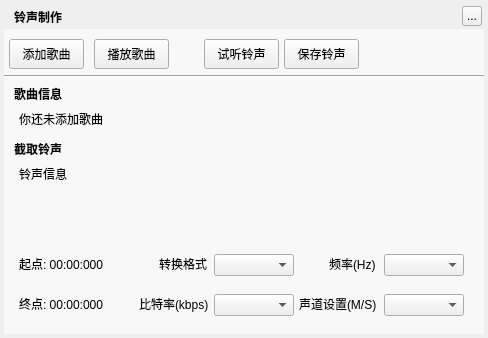
<?xml version="1.0" encoding="UTF-8"?>
<ui version="4.0">
 <class>MusicSongRingtoneMaker</class>
 <widget class="QWidget" name="MusicSongRingtoneMaker">
  <property name="geometry">
   <rect>
    <x>0</x>
    <y>0</y>
    <width>488</width>
    <height>338</height>
   </rect>
  </property>
  <property name="windowTitle">
   <string>铃声制作</string>
  </property>
  <widget class="QLabel" name="background">
   <property name="geometry">
    <rect>
     <x>4</x>
     <y>4</y>
     <width>480</width>
     <height>330</height>
    </rect>
   </property>
   <property name="text">
    <string/>
   </property>
  </widget>
  <widget class="QLabel" name="topTitleName">
   <property name="geometry">
    <rect>
     <x>14</x>
     <y>4</y>
     <width>100</width>
     <height>25</height>
    </rect>
   </property>
   <property name="styleSheet">
    <string notr="true">color:&quot;#FFFFFF&quot;;font-weight:bold</string>
   </property>
   <property name="text">
    <string>铃声制作</string>
   </property>
  </widget>
  <widget class="QToolButton" name="topTitleCloseButton">
   <property name="geometry">
    <rect>
     <x>462</x>
     <y>6</y>
     <width>20</width>
     <height>20</height>
    </rect>
   </property>
   <property name="text">
    <string>...</string>
   </property>
  </widget>
  <widget class="QWidget" name="backgroundMask" native="true">
   <property name="geometry">
    <rect>
     <x>4</x>
     <y>29</y>
     <width>480</width>
     <height>305</height>
    </rect>
   </property>
   <property name="styleSheet">
    <string notr="true">background:rgba(255,255,255,150);</string>
   </property>
  </widget>
  <widget class="Line" name="line">
   <property name="geometry">
    <rect>
     <x>4</x>
     <y>74</y>
     <width>480</width>
     <height>5</height>
    </rect>
   </property>
   <property name="orientation">
    <enum>Qt::Horizontal</enum>
   </property>
  </widget>
  <widget class="QPushButton" name="addSongButton">
   <property name="geometry">
    <rect>
     <x>9</x>
     <y>39</y>
     <width>75</width>
     <height>30</height>
    </rect>
   </property>
   <property name="text">
    <string>添加歌曲</string>
   </property>
  </widget>
  <widget class="QPushButton" name="playSongButton">
   <property name="geometry">
    <rect>
     <x>94</x>
     <y>39</y>
     <width>75</width>
     <height>30</height>
    </rect>
   </property>
   <property name="text">
    <string>播放歌曲</string>
   </property>
  </widget>
  <widget class="QPushButton" name="playRingButton">
   <property name="geometry">
    <rect>
     <x>204</x>
     <y>39</y>
     <width>75</width>
     <height>30</height>
    </rect>
   </property>
   <property name="text">
    <string>试听铃声</string>
   </property>
  </widget>
  <widget class="QLabel" name="songLabel">
   <property name="geometry">
    <rect>
     <x>14</x>
     <y>84</y>
     <width>200</width>
     <height>20</height>
    </rect>
   </property>
   <property name="styleSheet">
    <string notr="true">font-weight:bold</string>
   </property>
   <property name="text">
    <string>歌曲信息</string>
   </property>
  </widget>
  <widget class="QLabel" name="songLabelValue">
   <property name="geometry">
    <rect>
     <x>19</x>
     <y>109</y>
     <width>450</width>
     <height>20</height>
    </rect>
   </property>
   <property name="text">
    <string>你还未添加歌曲</string>
   </property>
  </widget>
  <widget class="QLabel" name="ringLabel">
   <property name="geometry">
    <rect>
     <x>14</x>
     <y>139</y>
     <width>200</width>
     <height>20</height>
    </rect>
   </property>
   <property name="styleSheet">
    <string notr="true">font-weight:bold</string>
   </property>
   <property name="text">
    <string>截取铃声</string>
   </property>
  </widget>
  <widget class="QLabel" name="ringLabelValue">
   <property name="geometry">
    <rect>
     <x>19</x>
     <y>164</y>
     <width>450</width>
     <height>20</height>
    </rect>
   </property>
   <property name="text">
    <string>铃声信息</string>
   </property>
  </widget>
  <widget class="QLabel" name="startTimeLabel">
   <property name="geometry">
    <rect>
     <x>19</x>
     <y>254</y>
     <width>100</width>
     <height>20</height>
    </rect>
   </property>
   <property name="text">
    <string>起点: 00:00:000</string>
   </property>
  </widget>
  <widget class="QLabel" name="stopTimeLabel">
   <property name="geometry">
    <rect>
     <x>19</x>
     <y>294</y>
     <width>100</width>
     <height>20</height>
    </rect>
   </property>
   <property name="text">
    <string>终点: 00:00:000</string>
   </property>
  </widget>
  <widget class="QLabel" name="label_7">
   <property name="geometry">
    <rect>
     <x>139</x>
     <y>294</y>
     <width>75</width>
     <height>20</height>
    </rect>
   </property>
   <property name="text">
    <string>比特率(kbps)</string>
   </property>
  </widget>
  <widget class="QComboBox" name="msCombo">
   <property name="geometry">
    <rect>
     <x>384</x>
     <y>294</y>
     <width>80</width>
     <height>22</height>
    </rect>
   </property>
  </widget>
  <widget class="QComboBox" name="kbpsCombo">
   <property name="geometry">
    <rect>
     <x>214</x>
     <y>294</y>
     <width>80</width>
     <height>22</height>
    </rect>
   </property>
  </widget>
  <widget class="QLabel" name="label_8">
   <property name="geometry">
    <rect>
     <x>299</x>
     <y>294</y>
     <width>81</width>
     <height>20</height>
    </rect>
   </property>
   <property name="text">
    <string>声道设置(M/S)</string>
   </property>
  </widget>
  <widget class="QComboBox" name="formatCombo">
   <property name="geometry">
    <rect>
     <x>214</x>
     <y>254</y>
     <width>80</width>
     <height>22</height>
    </rect>
   </property>
  </widget>
  <widget class="QLabel" name="label_9">
   <property name="geometry">
    <rect>
     <x>159</x>
     <y>254</y>
     <width>51</width>
     <height>20</height>
    </rect>
   </property>
   <property name="text">
    <string>转换格式</string>
   </property>
  </widget>
  <widget class="QComboBox" name="hzCombo">
   <property name="geometry">
    <rect>
     <x>384</x>
     <y>254</y>
     <width>80</width>
     <height>22</height>
    </rect>
   </property>
  </widget>
  <widget class="QLabel" name="label_10">
   <property name="geometry">
    <rect>
     <x>329</x>
     <y>254</y>
     <width>51</width>
     <height>20</height>
    </rect>
   </property>
   <property name="text">
    <string>频率(Hz)</string>
   </property>
  </widget>
  <widget class="MusicCutSliderWidget" name="cutSliderWidget" native="true">
   <property name="geometry">
    <rect>
     <x>24</x>
     <y>189</y>
     <width>440</width>
     <height>55</height>
    </rect>
   </property>
  </widget>
  <widget class="QPushButton" name="saveSongButton">
   <property name="geometry">
    <rect>
     <x>284</x>
     <y>39</y>
     <width>75</width>
     <height>30</height>
    </rect>
   </property>
   <property name="text">
    <string>保存铃声</string>
   </property>
  </widget>
  <zorder>background</zorder>
  <zorder>backgroundMask</zorder>
  <zorder>topTitleName</zorder>
  <zorder>topTitleCloseButton</zorder>
  <zorder>line</zorder>
  <zorder>addSongButton</zorder>
  <zorder>playSongButton</zorder>
  <zorder>playRingButton</zorder>
  <zorder>songLabel</zorder>
  <zorder>songLabelValue</zorder>
  <zorder>ringLabel</zorder>
  <zorder>ringLabelValue</zorder>
  <zorder>startTimeLabel</zorder>
  <zorder>stopTimeLabel</zorder>
  <zorder>label_7</zorder>
  <zorder>msCombo</zorder>
  <zorder>kbpsCombo</zorder>
  <zorder>label_8</zorder>
  <zorder>formatCombo</zorder>
  <zorder>label_9</zorder>
  <zorder>hzCombo</zorder>
  <zorder>label_10</zorder>
  <zorder>cutSliderWidget</zorder>
  <zorder>saveSongButton</zorder>
 </widget>
 <customwidgets>
  <customwidget>
   <class>MusicCutSliderWidget</class>
   <extends>QWidget</extends>
   <header>musiccutsliderwidget.h</header>
   <container>1</container>
  </customwidget>
 </customwidgets>
 <resources/>
 <connections/>
</ui>
